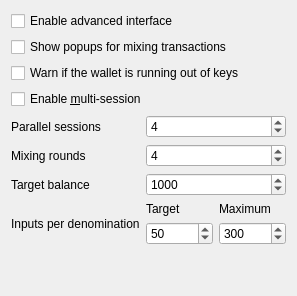
     <widget class="QWidget" name="pageCoinJoin">
      <layout class="QVBoxLayout" name="verticalLayout_4">
       <item>
        <widget class="QCheckBox" name="showAdvancedCJUI">
         <property name="toolTip">
          <string>Show additional information and buttons on overview screen.</string>
         </property>
         <property name="text">
          <string>Enable advanced interface</string>
         </property>
        </widget>
       </item>
       <item>
        <widget class="QCheckBox" name="showCoinJoinPopups">
         <property name="toolTip">
          <string>Show system popups for mixing transactions&lt;br/&gt;just like for all other transaction types.</string>
         </property>
         <property name="text">
          <string>Show popups for mixing transactions</string>
         </property>
        </widget>
       </item>
       <item>
        <widget class="QCheckBox" name="lowKeysWarning">
         <property name="toolTip">
          <string>Show warning dialog when the wallet has very low number of keys left.</string>
         </property>
         <property name="text">
          <string>Warn if the wallet is running out of keys</string>
         </property>
        </widget>
       </item>
       <item>
        <widget class="QCheckBox" name="coinJoinMultiSession">
         <property name="toolTip">
          <string>Whether to use experimental mode with multiple mixing sessions per block.&lt;br/&gt;Note: You must use this feature carefully.&lt;br/&gt;Make sure you always have recent wallet (auto)backup in a safe place!</string>
         </property>
         <property name="text">
          <string>Enable &amp;multi-session</string>
         </property>
        </widget>
       </item>
       <item>
        <layout class="QGridLayout">
         <item row="0" column="0">
          <widget class="QLabel" name="lblCoinJoinSessionsText">
           <property name="toolTip">
            <string>Use this many separate masternodes in parallel to mix funds.&lt;br/&gt;Note: You must use this feature carefully.&lt;br/&gt;Make sure you always have recent wallet (auto)backup in a safe place!</string>
           </property>
           <property name="text">
            <string>Parallel sessions</string>
           </property>
          </widget>
         </item>
         <item row="0" column="1">
          <widget class="QSpinBox" name="coinJoinSessions">
           <property name="minimum">
            <number>1</number>
           </property>
           <property name="maximum">
            <number>10</number>
           </property>
           <property name="value">
            <number>4</number>
           </property>
          </widget>
         </item>
         <item row="1" column="0">
          <widget class="QLabel" name="lblCoinJoinRoundsText">
           <property name="toolTip">
            <string>This setting determines the amount of individual masternodes that an input will be mixed through.&lt;br/&gt;More rounds of mixing gives a higher degree of privacy, but also costs more in fees.</string>
           </property>
           <property name="text">
            <string>Mixing rounds</string>
           </property>
          </widget>
         </item>
         <item row="1" column="1">
          <widget class="QSpinBox" name="coinJoinRounds">
           <property name="minimum">
            <number>2</number>
           </property>
           <property name="maximum">
            <number>16</number>
           </property>
           <property name="value">
            <number>4</number>
           </property>
          </widget>
         </item>
         <item row="2" column="0">
          <widget class="QLabel" name="lblCoinJoinAmountText">
           <property name="toolTip">
            <string>This amount acts as a threshold to turn off mixing once it's reached.</string>
           </property>
           <property name="statusTip">
            <string notr="true"/>
           </property>
           <property name="whatsThis">
            <string notr="true"/>
           </property>
           <property name="accessibleName">
            <string notr="true"/>
           </property>
           <property name="accessibleDescription">
            <string notr="true"/>
           </property>
           <property name="text">
            <string>Target balance</string>
           </property>
          </widget>
         </item>
         <item row="2" column="1">
          <widget class="QSpinBox" name="coinJoinAmount">
           <property name="minimum">
            <number>2</number>
           </property>
            <property name="maximum">
             <number>2000000000</number>
            </property>
           <property name="singleStep">
            <number>10</number>
           </property>
           <property name="value">
            <number>1000</number>
           </property>
          </widget>
         </item>
         <item row="3" column="0">
          <widget class="QLabel" name="lblCoinJoinDenoms">
           <property name="toolTip">
            <string>How many inputs of each denominated amount are created.&lt;br/&gt;Lower these numbers if you want fewer smaller denominations.</string>
           </property>
           <property name="text">
            <string>Inputs per denomination</string>
           </property>
          </widget>
         </item>
         <item row="3" column="1">
          <layout class="QHBoxLayout">
           <item>
            <layout class="QVBoxLayout">
             <item>
              <widget class="QLabel" name="lblCoinJoinDenomsTarget">
               <property name="toolTip">
                <string>Try to create at least this many inputs for each denominated amount.&lt;br/&gt;Lower this number if you want fewer smaller denominations.</string>
               </property>
               <property name="text">
                <string>Target</string>
               </property>
              </widget>
             </item>
             <item>
              <widget class="QSpinBox" name="coinJoinDenomsGoal">
               <property name="minimum">
                <number>10</number>
               </property>
               <property name="maximum">
                <number>100000</number>
               </property>
               <property name="singleStep">
                <number>10</number>
               </property>
               <property name="value">
                <number>50</number>
               </property>
              </widget>
             </item>
            </layout>
           </item>
           <item>
            <layout class="QVBoxLayout">
             <item>
              <widget class="QLabel" name="lblCoinJoinDenomsMaximum">
               <property name="toolTip">
                <string>Create up to this many inputs for each denominated amount.&lt;br/&gt;Lower this number if you want fewer smaller denominations.</string>
               </property>
               <property name="text">
                <string>Maximum</string>
               </property>
              </widget>
             </item>
             <item>
              <widget class="QSpinBox" name="coinJoinDenomsHardCap">
               <property name="minimum">
                <number>10</number>
               </property>
               <property name="maximum">
                <number>100000</number>
               </property>
               <property name="singleStep">
                <number>10</number>
               </property>
               <property name="value">
                <number>300</number>
               </property>
              </widget>
             </item>
            </layout>
           </item>
          </layout>
         </item>
        </layout>
       </item>
       <item>
        <spacer name="verticalSpacerPS">
         <property name="orientation">
          <enum>Qt::Vertical</enum>
         </property>
         <property name="sizeHint" stdset="0">
          <size>
           <width>20</width>
           <height>40</height>
          </size>
         </property>
        </spacer>
       </item>
      </layout>
     </widget>
